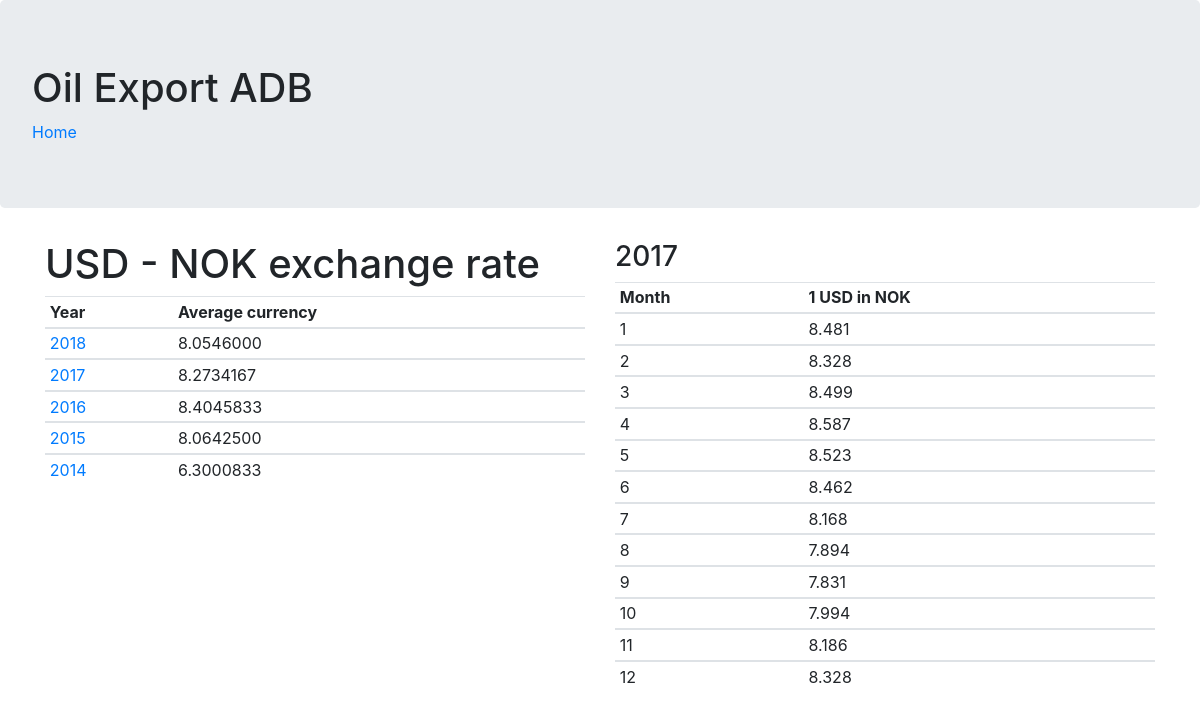
The app's page /adb/web_mysql/stat4.php with its own data.
### tables this page shows
create table currency_dim (
  month int not null check (month > 0 and month < 13),
  year int not null check (year > 1970 and year < 2100),
  usdprice numeric(8,3) not null check (usdprice > 1 and usdprice < 20),
  primary key(year, month)
);

### adb/web_mysql/stat4.php (the view, shortened to what this page needs)
<html>
	<head>
		<link href="https://stackpath.bootstrapcdn.com/bootstrap/4.1.3/css/bootstrap.min.css" rel="stylesheet">
	</head>
	<body>
	    <div class='jumbotron'>
			<h1>Oil Export ADB</h1>
			<a href="stat1.php">Home</a>
		</div>
		<?php
		    function openConnection()
		    {
				$config = parse_ini_file('./config.ini');
				$servername = $config['servername'];
				$username = $config['username'];
				$password = $config['password'];
				$dbname = $config['dbname'];
				$conn = new mysqli($servername, $username, $password, $dbname);
				return $conn;
		    }
			function getYearUrlparam()
			{
				 $yyyy = $_GET['year'];
				 if(!$yyyy || $yyyy=='') {
					 $yyyy = "2017";
				 }
				 return $yyyy;
			}
			function createYearlySql()
			{
				return "select year, AVG(usdprice) as avgusd from currency_dim group by year order by year desc";
			}
			function createSql($year)
			{
				return "select c.month, c.year, c.usdprice " .
				"from currency_dim c " .
				"where c.year={$year} " .
				"order by c.month";
			}
			function displayData($avgusdQry, $getQry, $year)
			{
				echo "<div class='container'>";
				echo "<div class='row'>";
				echo "<div class='col-md-6'>";
				echo "<h1>USD - NOK exchange rate</h1>";
				echo "<table class='table table-sm table-hover'>";
				echo "<thead><tr><th>Year</th><th>Average currency</th></tr></thead>";
				while($row = $avgusdQry->fetch_assoc())
				{
					echo "<tbody><tr>";
					echo "<td><a href='stat4.php?year={$row["year"]}'>" . $row["year"] . "</a></td>";
					echo "<td>" . $row["avgusd"] . "</td>";
					echo "</tr></tbody>";
				}
				echo "</table>";
				echo "<div id='chartContainer1' style='height: 370px; width: 100%;'></div>";
				echo "</div>";
				echo "<div class='col-md-6'>";
				echo "<h3>{$year}</h3>";
				echo "<table class='table table-sm table-hover'>";
				echo "<thead><tr><th>Month</th><th>1 USD in NOK</th></tr></thead>";
				while($row = $getQry->fetch_assoc())
				{
					echo "<tbody><tr>";
					echo "<td>" . $row["month"] . "</td>";
					echo "<td>" . $row["usdprice"] . "</td>";
					echo "</tr></tbody>";
				}
				 echo "</table>";
				 echo "</div>";
				 echo "</div>";
				 echo "</div>";
			}
			$conn = openConnection();
			$year = getYearUrlparam();
			$avgusdQry = $conn->query(createYearlySql());
			$sql = createSql($year);
			$getQry = $conn->query($sql);
			displayData($avgusdQry, $getQry, $year);
		?>
	</body>
</html>

### records on screen
currency_dim: month "1", usdprice "8.481"
currency_dim: month "2", usdprice "8.328"
currency_dim: month "3", usdprice "8.499"
currency_dim: month "4", usdprice "8.587"
currency_dim: month "5", usdprice "8.523"
currency_dim: month "6", usdprice "8.462"
currency_dim: month "7", usdprice "8.168"
currency_dim: month "8", usdprice "7.894"
currency_dim: month "9", usdprice "7.831"
currency_dim: month "10", usdprice "7.994"
currency_dim: month "11", usdprice "8.186"
currency_dim: month "12", usdprice "8.328"

### other values on screen
$row["year"] "2018"
$row["avgusd"] "8.0546000"
$row["year"] "2017"
$row["avgusd"] "8.2734167"
$row["year"] "2016"
$row["avgusd"] "8.4045833"
$row["year"] "2015"
$row["avgusd"] "8.0642500"
$row["year"] "2014"
$row["avgusd"] "6.3000833"
$year "2017"
